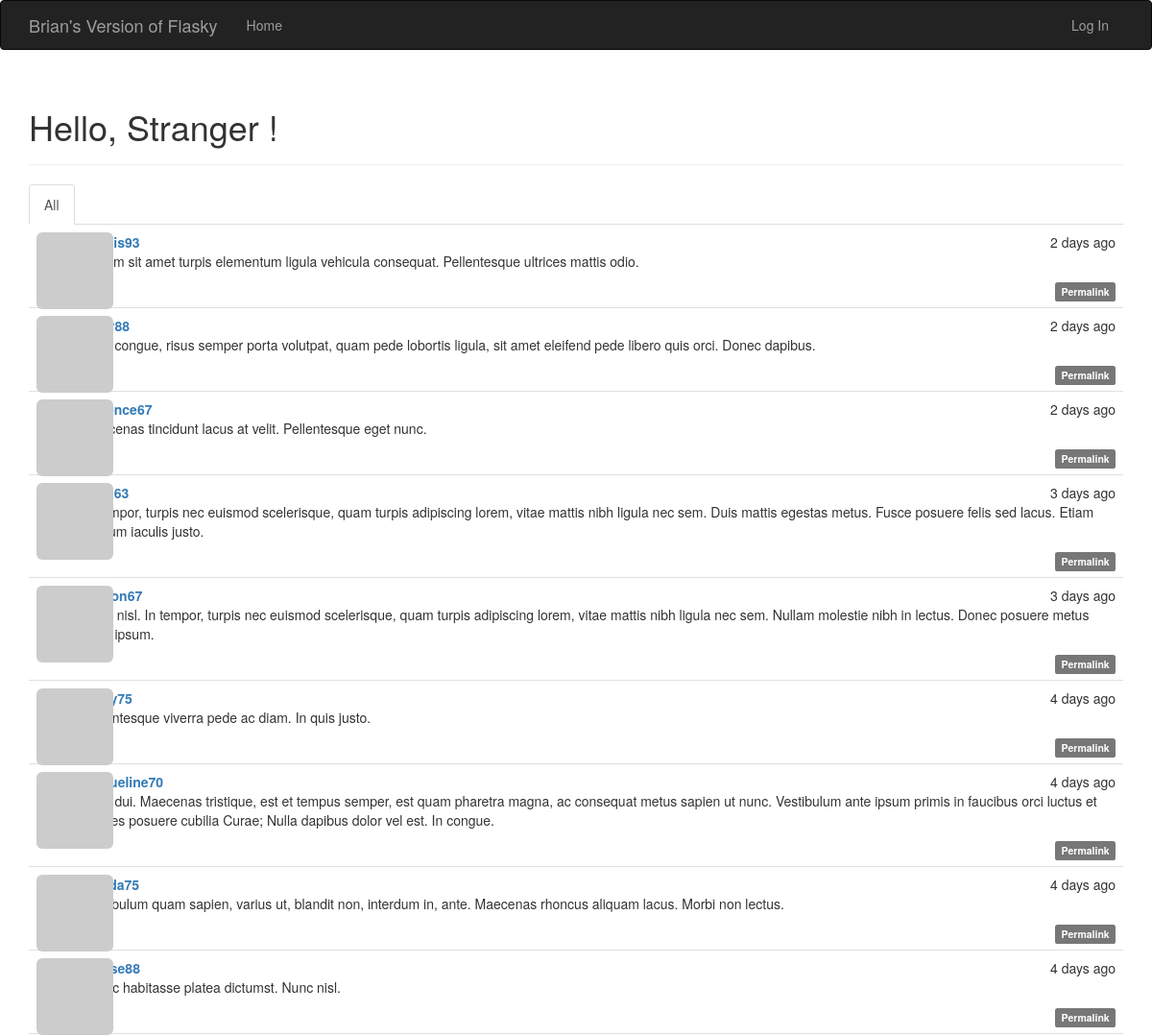
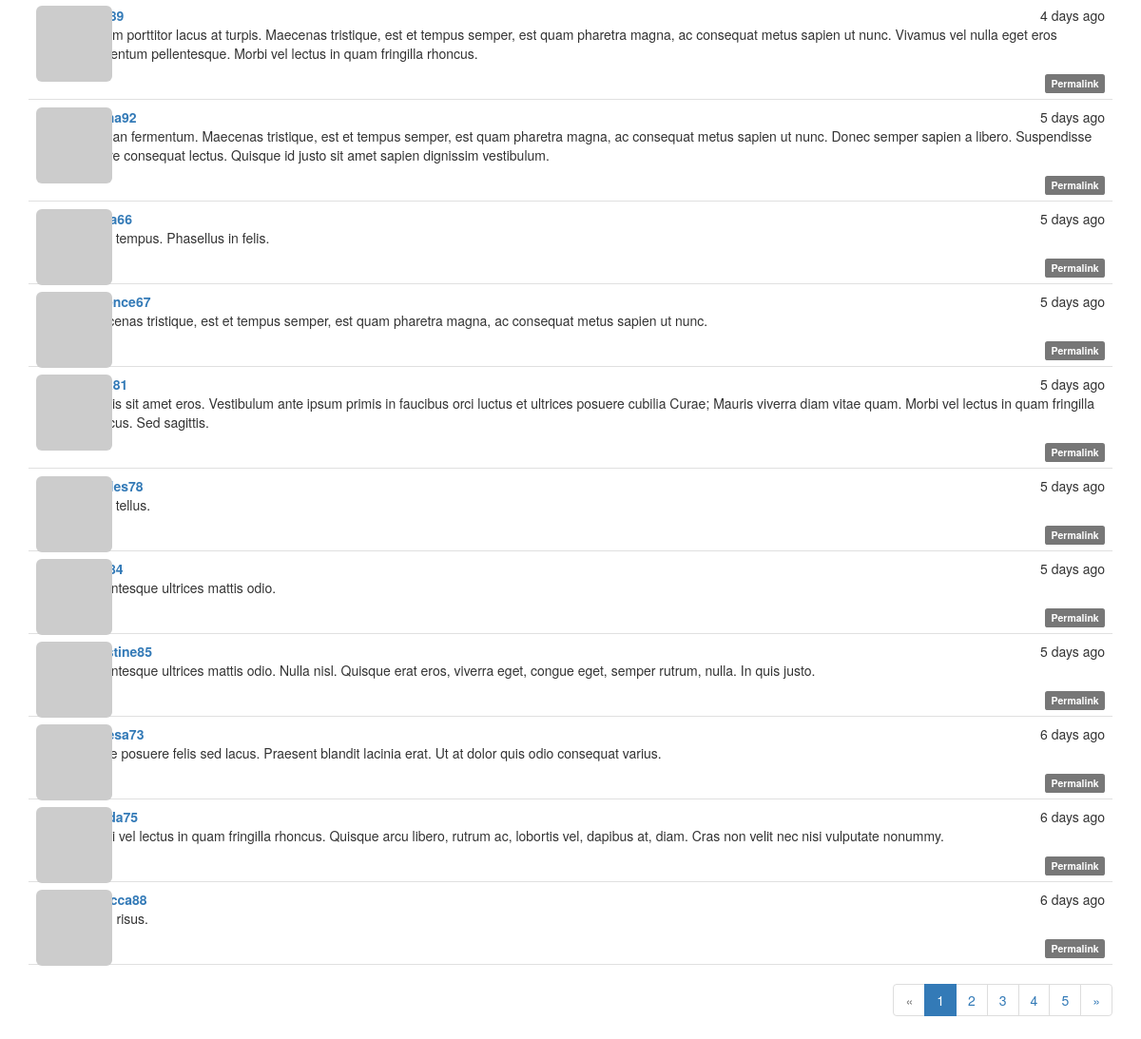
The page / on the database its author committed (2 pictures, top to bottom).
### app/models.py (models this page shows, shortened)
class Post(db.Model):
	__tablename__ = 'posts'
	id = db.Column(db.Integer, primary_key=True)
	body = db.Column(db.Text)
	body_html = db.Column(db.Text)
	timestamp = db.Column(db.DateTime, index=True, default=datetime.utcnow)
	author_id = db.Column(db.Integer, db.ForeignKey('users.id'))

class User(UserMixin, db.Model):
	__tablename__ = 'users'
	id = db.Column(db.Integer, primary_key=True)
	email = db.Column(db.String(64), unique=True, index=True)
	username = db.Column(db.String(64), unique=True, index=True)
	role_id = db.Column(db.Integer, db.ForeignKey('roles.id'))
	password_hash = db.Column(db.String(128))
	confirmed = db.Column(db.Boolean, default=False)
	name = db.Column(db.String(64))
	location = db.Column(db.String(64))
	about_me = db.Column(db.Text())
	member_since = db.Column(db.DateTime(), default=datetime.utcnow)
	last_seen = db.Column(db.DateTime(), default=datetime.utcnow)
	avatar_hash = db.Column(db.String(32))
	posts = db.relationship('Post', backref='author', lazy='dynamic')
	followed = db.relationship('Follow',
								foreign_keys=[Follow.follower_id],
								backref=db.backref('follower', lazy='joined'),
								lazy='dynamic',
								cascade='all, delete-orphan')
	followers = db.relationship('Follow',
								foreign_keys=[Follow.followed_id],
								backref=db.backref('followed', lazy='joined'),
								lazy='dynamic',
								cascade='all, delete-orphan')
	@property
	def password(self):
		raise AttributeError('password is not a readable attribute')
	def gravatar(self, size=100, default='identicon', rating='g'):
		if request.is_secure:
			url = 'https://secure.gravatar.com/avatar'
		else:
			url = 'http://secure.gravatar.com/avatar'
		hash = self.avatar_hash or hashlib.md5(self.email.encode('utf-8')).hexdigest()
		return '{url}/{hash}?s={size}&d={default}&r={rating}'.format(
			url=url, hash=hash, size=size, default=default, rating=rating)

### app/main/views.py (the view)
@main.route('/', methods=['GET', 'POST'])
def index():
	form = PostForm()
	if current_user.can(Permission.WRITE_ARTICLES) and \
			form.validate_on_submit():
		post = Post(body=form.body.data, author=current_user._get_current_object())
		db.session.add(post)
		return redirect(url_for('.index'))
	page = request.args.get('page', 1, type=int)
	show_followed = False
	if current_user.is_authenticated:
		show_followed = bool(request.cookies.get('show_followed', ''))
	if show_followed:
		query = current_user.followed_posts
	else:
		query = Post.query
	pagination = query.order_by(Post.timestamp.desc()).paginate(
		page, per_page=current_app.config['POSTS_PER_PAGE'],
		error_out=False)
	posts = pagination.items
	return render_template('index.html', form=form, posts=posts, pagination=pagination)

### app/auth/views.py (called while the page is built)
@auth.before_app_request
def before_request():
	if current_user.is_authenticated:
		current_user.ping()
		if not current_user.confirmed \
				and request.endpoint \
				and request.endpoint[:5] != 'auth.' \
				and request.endpoint != 'static':
			return redirect(url_for('auth.unconfirmed'))

### app/main/__init__.py (called while the page is built)
@main.app_context_processor
def inject_permissions():
	return dict(Permission=Permission)

### app/models.py (called while the page is built)
	def can(self, permissions):
		return False

	def is_administrator(self):
		return False

### app/templates/index.html (shortened to what this page needs)
{% extends "base.html" %}
{% import "bootstrap/wtf.html" as wtf %}
{% import "_macros.html" as macros %}
{% block page_content %}
<div class="page-header">
	<h1>Hello,
		{% if current_user.is_authenticated %}
			{{ current_user.username }}
		{% else %}
			Stranger
		{% endif %}!
	</h1>
</div>
<div class="post-tabs">
    <ul class="nav nav-tabs">
        <li{% if not show_followed %} class="active"{% endif %}><a href="{{ url_for('.show_all') }}">All</a></li>
    </ul>
    {% include '_posts.html' %}
</div>
{% if pagination %}
<div class="pagination">
	{{ macros.pagination_widget(pagination, '.index') }}
</div>
{% endif %}
{% endblock %}

### app/templates/_posts.html (shortened to what this page needs)
<ul class="posts">
	{% for post in posts %}
	<li class="post">
		<div class="post-thumbnail">
			<a href="{{ url_for('.user', username=post.author.username) }}">
				<img class="img-rounded profile-thumbnail" src="{{ post.author.gravatar(size=40) }}">
			</a>
		</div>
		<div class="post-content">
			<div class="post-date">{{ moment(post.timestamp).fromNow() }}</div>
			<div class="post-author"><a href="{{ url_for('.user', username=post.author.username) }}">{{ post.author.username }}</a></div>
			<div class="post-body">
				{% if post.body_html %}
					{{ post.body_html | safe }}
				{% else %}
					{{ post.body }}
				{% endif %}
			</div>
			<div class="post-footer">
				<a href="{{ url_for('.post', id=post.id) }}">
					<span class="label label-default">Permalink</span>
				</a>
			</div>
		</div>
	</li>
	{% endfor %}
</ul>

### app/static/styles.css (style rules this page uses)
.profile-thumbnail { position: absolute; }
div.post-tabs { margin-top: 16px; }
ul.posts { list-style-type: none; padding: 0px; margin: 16px 0px 0px 0px; border-top: 1px solid #e0e0e0; }
div.post-tabs ul.posts { margin: 0px; border-top: none; }
ul.posts li.post { padding: 8px; border-bottom: 1px solid #e0e0e0; }
div.post-date { float: right; }
div.post-author { font-weight: bold; }
div.post-thumbnail { position: absolute; }
div.post-content { margin-left: 48px; min-height: 48px; }
div.post-footer { text-align: right; }
div.pagination { width: 100%; text-align: right; padding: 0px; margin: 0px; }

### rows shown on the page
Post: timestamp "2 days ago", body_html "Nullam sit amet turpis elementum ligula vehicula consequat. Pellentesque ultrices mattis odio."
Post: timestamp "2 days ago", body_html "Nam congue, risus semper porta volutpat, quam pede lobortis ligula, sit amet eleifend pede libero quis orci. Donec dapibus."
Post: timestamp "2 days ago", author.username "clarence67", body_html "Maecenas tincidunt lacus at velit. Pellentesque eget nunc."
Post: timestamp "3 days ago", body_html "In tempor, turpis nec euismod scelerisque, quam turpis adipiscing lorem, vitae mattis nibh ligula nec sem. Duis mattis egestas metus. Fusce posuere felis sed lacus. Etiam pretium iaculis justo."
Post: timestamp "3 days ago", body_html "Nulla nisl. In tempor, turpis nec euismod scelerisque, quam turpis adipiscing lorem, vitae mattis nibh ligula nec sem. Nullam molestie nibh in lectus. Donec posuere metus vitae ipsum."
Post: timestamp "4 days ago", body_html "Pellentesque viverra pede ac diam. In quis justo."
Post: timestamp "4 days ago", author.username "jacqueline70", body_html "Nam dui. Maecenas tristique, est et tempus semper, est quam pharetra magna, ac consequat metus sapien ut nunc. Vestibulum ante ipsum primis in faucibus orci luctus et ultrices posuere cubilia Curae; Nulla dapibus dolor vel est. In congue."
Post: timestamp "4 days ago", body_html "Vestibulum quam sapien, varius ut, blandit non, interdum in, ante. Maecenas rhoncus aliquam lacus. Morbi non lectus."
Post: timestamp "4 days ago", body_html "In hac habitasse platea dictumst. Nunc nisl."
Post: timestamp "4 days ago", body_html "Nullam porttitor lacus at turpis. Maecenas tristique, est et tempus semper, est quam pharetra magna, ac consequat metus sapien ut nunc. Vivamus vel nulla eget eros elementum pellentesque. Morbi vel lectus in quam fringilla rhoncus."
Post: timestamp "5 days ago", body_html "Aenean fermentum. Maecenas tristique, est et tempus semper, est quam pharetra magna, ac consequat metus sapien ut nunc. Donec semper sapien a libero. Suspendisse ornare consequat lectus. Quisque id justo sit amet sapien dignissim vestibulum."
Post: timestamp "5 days ago", body_html "Nulla tempus. Phasellus in felis."
Post: timestamp "5 days ago", author.username "clarence67", body_html "Maecenas tristique, est et tempus semper, est quam pharetra magna, ac consequat metus sapien ut nunc."
Post: timestamp "5 days ago", body_html "Mauris sit amet eros. Vestibulum ante ipsum primis in faucibus orci luctus et ultrices posuere cubilia Curae; Mauris viverra diam vitae quam. Morbi vel lectus in quam fringilla rhoncus. Sed sagittis."
Post: timestamp "5 days ago", author.username "charles78", body_html "Nulla tellus."
Post: timestamp "5 days ago", body_html "Pellentesque ultrices mattis odio."
Post: timestamp "5 days ago", author.username "christine85", body_html "Pellentesque ultrices mattis odio. Nulla nisl. Quisque erat eros, viverra eget, congue eget, semper rutrum, nulla. In quis justo."
Post: timestamp "6 days ago", author.username "theresa73", body_html "Fusce posuere felis sed lacus. Praesent blandit lacinia erat. Ut at dolor quis odio consequat varius."
Post: timestamp "6 days ago", body_html "Morbi vel lectus in quam fringilla rhoncus. Quisque arcu libero, rutrum ac, lobortis vel, dapibus at, diam. Cras non velit nec nisi vulputate nonummy."
Post: timestamp "6 days ago", author.username "rebecca88", body_html "Proin risus."

### other values the page prints
{{ p }} "1"
{{ p }} "2" "3" "4" "5"
